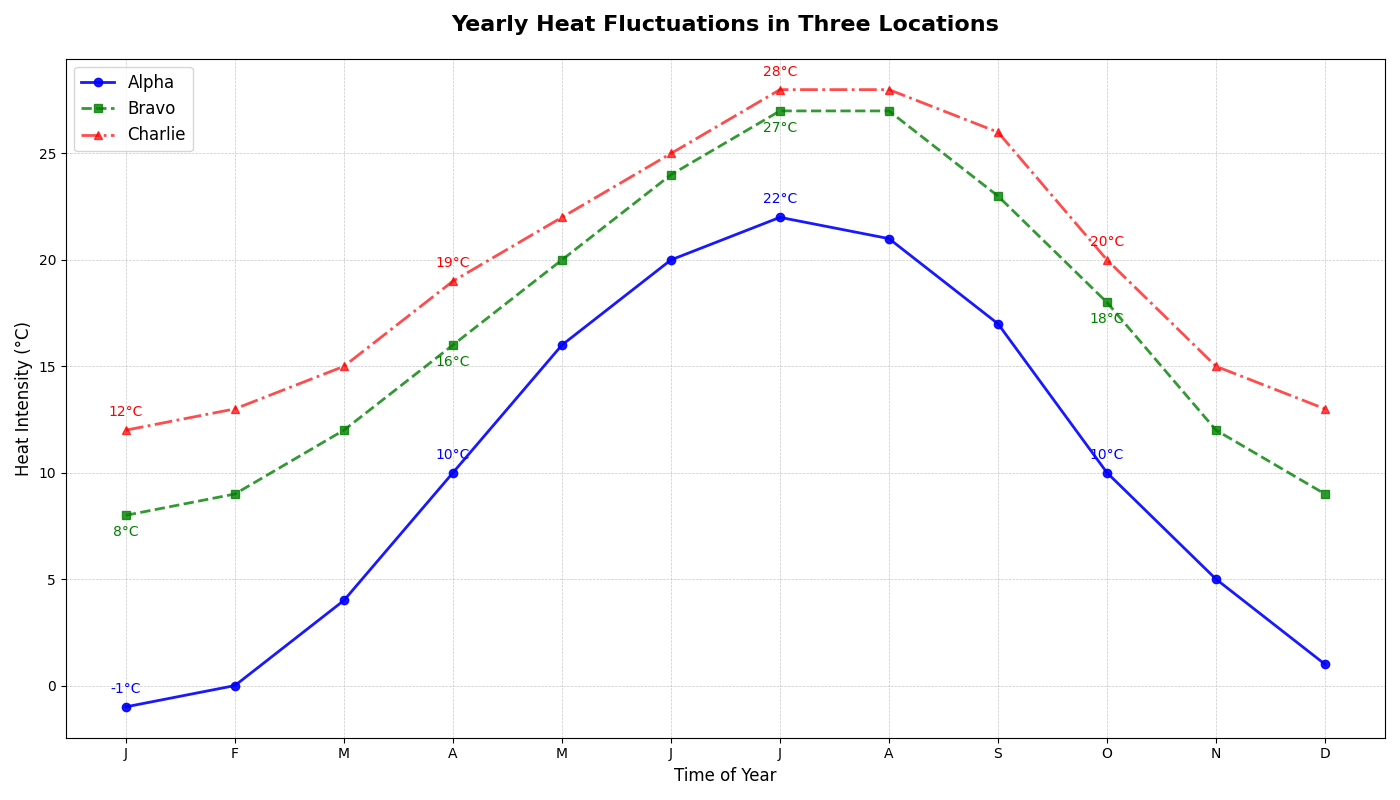

This figure's Python source:
import matplotlib.pyplot as plt
import numpy as np

months = np.arange(1, 13)
city1_temps = [-1, 0, 4, 10, 16, 20, 22, 21, 17, 10, 5, 1]
city2_temps = [8, 9, 12, 16, 20, 24, 27, 27, 23, 18, 12, 9]
city3_temps = [12, 13, 15, 19, 22, 25, 28, 28, 26, 20, 15, 13]

fig, ax = plt.subplots(figsize=(14, 8))

ax.plot(months, city1_temps, marker='o', linestyle='-', color='blue', linewidth=2, label='Alpha', alpha=0.9)
ax.plot(months, city2_temps, marker='s', linestyle='--', color='green', linewidth=2, label='Bravo', alpha=0.8)
ax.plot(months, city3_temps, marker='^', linestyle='-.', color='red', linewidth=2, label='Charlie', alpha=0.7)

for i, temp in enumerate(city1_temps):
    if i % 3 == 0:
        ax.annotate(f'{temp}°C', (months[i], temp), textcoords="offset points", xytext=(0, 10),
                    ha='center', fontsize=10, color='blue')
        
for i, temp in enumerate(city2_temps):
    if i % 3 == 0:
        ax.annotate(f'{temp}°C', (months[i], temp), textcoords="offset points", xytext=(0, -15),
                    ha='center', fontsize=10, color='green')
        
for i, temp in enumerate(city3_temps):
    if i % 3 == 0:
        ax.annotate(f'{temp}°C', (months[i], temp), textcoords="offset points", xytext=(0, 10),
                    ha='center', fontsize=10, color='red')

plt.title('Yearly Heat Fluctuations in Three Locations', fontsize=16, fontweight='bold', pad=20)
plt.xlabel('Time of Year', fontsize=12)
plt.ylabel('Heat Intensity (°C)', fontsize=12)

plt.xticks(months, ['J', 'F', 'M', 'A', 'M', 'J', 'J', 'A', 'S', 'O', 'N', 'D'])

plt.grid(True, linestyle='--', linewidth=0.5, alpha=0.7)

plt.legend(loc='upper left', fontsize=12)

plt.tight_layout()

plt.show()
